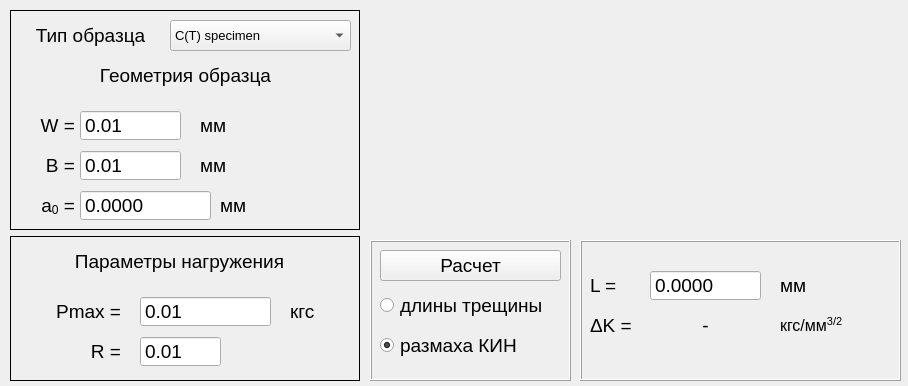
<?xml version="1.0" encoding="UTF-8"?>
<ui version="4.0">
 <class>window_SIF_range</class>
 <widget class="QWidget" name="window_SIF_range">
  <property name="windowModality">
   <enum>Qt::ApplicationModal</enum>
  </property>
  <property name="geometry">
   <rect>
    <x>0</x>
    <y>0</y>
    <width>908</width>
    <height>386</height>
   </rect>
  </property>
  <property name="minimumSize">
   <size>
    <width>908</width>
    <height>386</height>
   </size>
  </property>
  <property name="maximumSize">
   <size>
    <width>908</width>
    <height>386</height>
   </size>
  </property>
  <property name="windowTitle">
   <string>Размах КИН</string>
  </property>
  <property name="windowIcon">
   <iconset>
    <normaloff>../icon/icon_main.png</normaloff>../icon/icon_main.png</iconset>
  </property>
  <widget class="QWidget" name="layoutWidget">
   <property name="geometry">
    <rect>
     <x>10</x>
     <y>10</y>
     <width>352</width>
     <height>371</height>
    </rect>
   </property>
   <layout class="QVBoxLayout" name="verticalLayout_SIF">
    <item>
     <widget class="QFrame" name="frame_SIF">
      <property name="minimumSize">
       <size>
        <width>350</width>
        <height>220</height>
       </size>
      </property>
      <property name="maximumSize">
       <size>
        <width>350</width>
        <height>16777215</height>
       </size>
      </property>
      <property name="font">
       <font>
        <pointsize>14</pointsize>
       </font>
      </property>
      <property name="frameShape">
       <enum>QFrame::Box</enum>
      </property>
      <property name="frameShadow">
       <enum>QFrame::Plain</enum>
      </property>
      <widget class="QLabel" name="label_SIF">
       <property name="geometry">
        <rect>
         <x>10</x>
         <y>10</y>
         <width>141</width>
         <height>31</height>
        </rect>
       </property>
       <property name="text">
        <string>Тип образца</string>
       </property>
       <property name="alignment">
        <set>Qt::AlignCenter</set>
       </property>
      </widget>
      <widget class="QLabel" name="label_2_SIF">
       <property name="geometry">
        <rect>
         <x>10</x>
         <y>50</y>
         <width>331</width>
         <height>31</height>
        </rect>
       </property>
       <property name="text">
        <string>Геометрия образца</string>
       </property>
       <property name="alignment">
        <set>Qt::AlignCenter</set>
       </property>
      </widget>
      <widget class="QLabel" name="label_3_SIF">
       <property name="geometry">
        <rect>
         <x>14</x>
         <y>100</y>
         <width>51</width>
         <height>31</height>
        </rect>
       </property>
       <property name="text">
        <string>W =</string>
       </property>
       <property name="alignment">
        <set>Qt::AlignRight|Qt::AlignTrailing|Qt::AlignVCenter</set>
       </property>
      </widget>
      <widget class="QLabel" name="label_4_SIF">
       <property name="geometry">
        <rect>
         <x>14</x>
         <y>140</y>
         <width>51</width>
         <height>31</height>
        </rect>
       </property>
       <property name="text">
        <string>B =</string>
       </property>
       <property name="alignment">
        <set>Qt::AlignRight|Qt::AlignTrailing|Qt::AlignVCenter</set>
       </property>
      </widget>
      <widget class="QLabel" name="label_5_SIF">
       <property name="geometry">
        <rect>
         <x>14</x>
         <y>180</y>
         <width>51</width>
         <height>31</height>
        </rect>
       </property>
       <property name="text">
        <string>&lt;!DOCTYPE HTML PUBLIC &quot;-//W3C//DTD HTML 4.0//EN&quot; &quot;http://www.w3.org/TR/REC-html40/strict.dtd&quot;&gt;
&lt;html&gt;&lt;head&gt;&lt;meta name=&quot;qrichtext&quot; content=&quot;1&quot; /&gt;&lt;style type=&quot;text/css&quot;&gt;
p, li { white-space: pre-wrap; }
&lt;/style&gt;&lt;/head&gt;&lt;body style=&quot; font-family:'MS Shell Dlg 2'; font-size:7.8pt; font-weight:400; font-style:normal;&quot;&gt;
&lt;p align=&quot;right&quot; style=&quot; margin-top:12px; margin-bottom:12px; margin-left:0px; margin-right:0px; -qt-block-indent:0; text-indent:0px;&quot;&gt;&lt;span style=&quot; font-size:14pt;&quot;&gt;a&lt;/span&gt;&lt;span style=&quot; font-size:14pt; vertical-align:sub;&quot;&gt;0&lt;/span&gt;&lt;span style=&quot; font-size:14pt;&quot;&gt; =&lt;/span&gt;&lt;/p&gt;&lt;/body&gt;&lt;/html&gt;</string>
       </property>
      </widget>
      <widget class="QLabel" name="unit_w">
       <property name="geometry">
        <rect>
         <x>190</x>
         <y>100</y>
         <width>31</width>
         <height>31</height>
        </rect>
       </property>
       <property name="text">
        <string>мм</string>
       </property>
      </widget>
      <widget class="QLabel" name="unit_b">
       <property name="geometry">
        <rect>
         <x>190</x>
         <y>140</y>
         <width>31</width>
         <height>31</height>
        </rect>
       </property>
       <property name="text">
        <string>мм</string>
       </property>
      </widget>
      <widget class="QLabel" name="unit_a0">
       <property name="geometry">
        <rect>
         <x>210</x>
         <y>180</y>
         <width>31</width>
         <height>31</height>
        </rect>
       </property>
       <property name="text">
        <string>мм</string>
       </property>
      </widget>
      <widget class="QComboBox" name="Box_specimen_type_SIF">
       <property name="geometry">
        <rect>
         <x>160</x>
         <y>10</y>
         <width>181</width>
         <height>31</height>
        </rect>
       </property>
       <property name="font">
        <font>
         <pointsize>10</pointsize>
        </font>
       </property>
       <item>
        <property name="text">
         <string>C(T) specimen</string>
        </property>
       </item>
       <item>
        <property name="text">
         <string>SENB specimen</string>
        </property>
       </item>
      </widget>
      <widget class="QDoubleSpinBox" name="Edit_w_specimen">
       <property name="geometry">
        <rect>
         <x>70</x>
         <y>100</y>
         <width>101</width>
         <height>31</height>
        </rect>
       </property>
       <property name="font">
        <font>
         <pointsize>14</pointsize>
        </font>
       </property>
       <property name="buttonSymbols">
        <enum>QAbstractSpinBox::NoButtons</enum>
       </property>
       <property name="minimum">
        <double>0.010000000000000</double>
       </property>
       <property name="maximum">
        <double>600.000000000000000</double>
       </property>
       <property name="singleStep">
        <double>10.000000000000000</double>
       </property>
      </widget>
      <widget class="QDoubleSpinBox" name="Edit_B_specimen">
       <property name="geometry">
        <rect>
         <x>70</x>
         <y>140</y>
         <width>101</width>
         <height>31</height>
        </rect>
       </property>
       <property name="font">
        <font>
         <pointsize>14</pointsize>
        </font>
       </property>
       <property name="buttonSymbols">
        <enum>QAbstractSpinBox::NoButtons</enum>
       </property>
       <property name="minimum">
        <double>0.010000000000000</double>
       </property>
       <property name="maximum">
        <double>600.000000000000000</double>
       </property>
      </widget>
      <widget class="QDoubleSpinBox" name="Edit_a0_specimen">
       <property name="geometry">
        <rect>
         <x>70</x>
         <y>180</y>
         <width>131</width>
         <height>31</height>
        </rect>
       </property>
       <property name="font">
        <font>
         <pointsize>14</pointsize>
        </font>
       </property>
       <property name="buttonSymbols">
        <enum>QAbstractSpinBox::NoButtons</enum>
       </property>
       <property name="decimals">
        <number>4</number>
       </property>
       <property name="minimum">
        <double>0.000000000000000</double>
       </property>
       <property name="maximum">
        <double>600.000000000000000</double>
       </property>
       <property name="value">
        <double>0.000000000000000</double>
       </property>
      </widget>
     </widget>
    </item>
    <item>
     <widget class="QFrame" name="frame_SIF_2">
      <property name="sizePolicy">
       <sizepolicy hsizetype="Preferred" vsizetype="Minimum">
        <horstretch>0</horstretch>
        <verstretch>0</verstretch>
       </sizepolicy>
      </property>
      <property name="minimumSize">
       <size>
        <width>350</width>
        <height>140</height>
       </size>
      </property>
      <property name="maximumSize">
       <size>
        <width>350</width>
        <height>16777215</height>
       </size>
      </property>
      <property name="font">
       <font>
        <pointsize>14</pointsize>
       </font>
      </property>
      <property name="frameShape">
       <enum>QFrame::Box</enum>
      </property>
      <property name="frameShadow">
       <enum>QFrame::Plain</enum>
      </property>
      <widget class="QLabel" name="label_9_SIF">
       <property name="geometry">
        <rect>
         <x>14</x>
         <y>10</y>
         <width>311</width>
         <height>31</height>
        </rect>
       </property>
       <property name="text">
        <string>Параметры нагружения</string>
       </property>
       <property name="alignment">
        <set>Qt::AlignCenter</set>
       </property>
      </widget>
      <widget class="QLabel" name="label_10_SIF">
       <property name="geometry">
        <rect>
         <x>10</x>
         <y>60</y>
         <width>101</width>
         <height>31</height>
        </rect>
       </property>
       <property name="text">
        <string>Pmax =</string>
       </property>
       <property name="alignment">
        <set>Qt::AlignRight|Qt::AlignTrailing|Qt::AlignVCenter</set>
       </property>
      </widget>
      <widget class="QLabel" name="label_11_SIF">
       <property name="geometry">
        <rect>
         <x>10</x>
         <y>100</y>
         <width>101</width>
         <height>31</height>
        </rect>
       </property>
       <property name="text">
        <string>R =</string>
       </property>
       <property name="alignment">
        <set>Qt::AlignRight|Qt::AlignTrailing|Qt::AlignVCenter</set>
       </property>
      </widget>
      <widget class="QLabel" name="label_force">
       <property name="geometry">
        <rect>
         <x>280</x>
         <y>60</y>
         <width>51</width>
         <height>31</height>
        </rect>
       </property>
       <property name="text">
        <string>кгс</string>
       </property>
      </widget>
      <widget class="QDoubleSpinBox" name="Edit_Pmax_load">
       <property name="geometry">
        <rect>
         <x>130</x>
         <y>60</y>
         <width>131</width>
         <height>31</height>
        </rect>
       </property>
       <property name="font">
        <font>
         <pointsize>14</pointsize>
        </font>
       </property>
       <property name="buttonSymbols">
        <enum>QAbstractSpinBox::NoButtons</enum>
       </property>
       <property name="minimum">
        <double>0.010000000000000</double>
       </property>
       <property name="maximum">
        <double>1000000.000000000000000</double>
       </property>
      </widget>
      <widget class="QDoubleSpinBox" name="Edit_R_load">
       <property name="geometry">
        <rect>
         <x>130</x>
         <y>100</y>
         <width>81</width>
         <height>31</height>
        </rect>
       </property>
       <property name="font">
        <font>
         <pointsize>14</pointsize>
        </font>
       </property>
       <property name="buttonSymbols">
        <enum>QAbstractSpinBox::NoButtons</enum>
       </property>
       <property name="minimum">
        <double>0.010000000000000</double>
       </property>
       <property name="maximum">
        <double>0.990000000000000</double>
       </property>
       <property name="singleStep">
        <double>0.100000000000000</double>
       </property>
      </widget>
     </widget>
    </item>
   </layout>
  </widget>
  <widget class="QFrame" name="frame">
   <property name="geometry">
    <rect>
     <x>370</x>
     <y>240</y>
     <width>201</width>
     <height>141</height>
    </rect>
   </property>
   <property name="frameShape">
    <enum>QFrame::Box</enum>
   </property>
   <property name="frameShadow">
    <enum>QFrame::Raised</enum>
   </property>
   <widget class="QRadioButton" name="radioButton_SIF_range">
    <property name="geometry">
     <rect>
      <x>10</x>
      <y>90</y>
      <width>181</width>
      <height>31</height>
     </rect>
    </property>
    <property name="font">
     <font>
      <pointsize>14</pointsize>
     </font>
    </property>
    <property name="text">
     <string>размаха КИН</string>
    </property>
    <property name="checked">
     <bool>true</bool>
    </property>
   </widget>
   <widget class="QRadioButton" name="radioButton_length">
    <property name="geometry">
     <rect>
      <x>10</x>
      <y>50</y>
      <width>181</width>
      <height>31</height>
     </rect>
    </property>
    <property name="font">
     <font>
      <pointsize>14</pointsize>
     </font>
    </property>
    <property name="text">
     <string>длины трещины</string>
    </property>
   </widget>
   <widget class="QPushButton" name="Button_calculated_sif_range">
    <property name="geometry">
     <rect>
      <x>10</x>
      <y>10</y>
      <width>181</width>
      <height>31</height>
     </rect>
    </property>
    <property name="font">
     <font>
      <pointsize>14</pointsize>
     </font>
    </property>
    <property name="text">
     <string>Расчет</string>
    </property>
   </widget>
  </widget>
  <widget class="QLabel" name="specimen_image">
   <property name="geometry">
    <rect>
     <x>370</x>
     <y>10</y>
     <width>441</width>
     <height>221</height>
    </rect>
   </property>
   <property name="text">
    <string/>
   </property>
  </widget>
  <widget class="QFrame" name="frame_2">
   <property name="geometry">
    <rect>
     <x>580</x>
     <y>240</y>
     <width>321</width>
     <height>141</height>
    </rect>
   </property>
   <property name="frameShape">
    <enum>QFrame::Box</enum>
   </property>
   <property name="frameShadow">
    <enum>QFrame::Raised</enum>
   </property>
   <widget class="QLabel" name="unit_sif">
    <property name="geometry">
     <rect>
      <x>200</x>
      <y>70</y>
      <width>101</width>
      <height>31</height>
     </rect>
    </property>
    <property name="font">
     <font>
      <pointsize>12</pointsize>
     </font>
    </property>
    <property name="text">
     <string>кгс/мм&lt;sup&gt;3/2&lt;/sup&gt;</string>
    </property>
   </widget>
   <widget class="QLabel" name="label_result">
    <property name="geometry">
     <rect>
      <x>70</x>
      <y>70</y>
      <width>111</width>
      <height>31</height>
     </rect>
    </property>
    <property name="font">
     <font>
      <pointsize>14</pointsize>
     </font>
    </property>
    <property name="text">
     <string>-</string>
    </property>
    <property name="alignment">
     <set>Qt::AlignCenter</set>
    </property>
   </widget>
   <widget class="QLabel" name="label_length">
    <property name="geometry">
     <rect>
      <x>200</x>
      <y>30</y>
      <width>81</width>
      <height>31</height>
     </rect>
    </property>
    <property name="font">
     <font>
      <pointsize>14</pointsize>
     </font>
    </property>
    <property name="text">
     <string>мм</string>
    </property>
   </widget>
   <widget class="QDoubleSpinBox" name="doubleSpinBox_number">
    <property name="geometry">
     <rect>
      <x>70</x>
      <y>30</y>
      <width>111</width>
      <height>31</height>
     </rect>
    </property>
    <property name="font">
     <font>
      <pointsize>14</pointsize>
     </font>
    </property>
    <property name="buttonSymbols">
     <enum>QAbstractSpinBox::NoButtons</enum>
    </property>
    <property name="decimals">
     <number>4</number>
    </property>
    <property name="maximum">
     <double>999999.989999999990687</double>
    </property>
   </widget>
   <widget class="QLabel" name="label_calcuclated">
    <property name="geometry">
     <rect>
      <x>10</x>
      <y>70</y>
      <width>51</width>
      <height>31</height>
     </rect>
    </property>
    <property name="font">
     <font>
      <pointsize>14</pointsize>
     </font>
    </property>
    <property name="text">
     <string>ΔK =</string>
    </property>
   </widget>
   <widget class="QLabel" name="label_value">
    <property name="geometry">
     <rect>
      <x>10</x>
      <y>30</y>
      <width>51</width>
      <height>31</height>
     </rect>
    </property>
    <property name="font">
     <font>
      <pointsize>14</pointsize>
     </font>
    </property>
    <property name="text">
     <string>L =</string>
    </property>
   </widget>
  </widget>
 </widget>
 <resources/>
 <connections/>
</ui>
